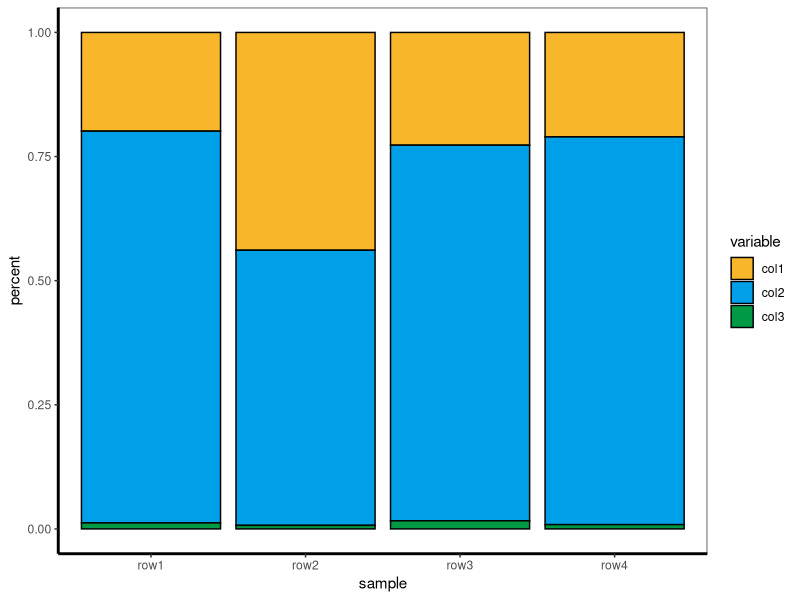

Source code (R):
library(reshape2)
library(ggplot2)
sample = c("row1","row2","row3","row4")
col1 = c(145074618,147727479,119838375,137302673)
col2 = c(575596288,186597397,399216860,509472869)
col3 = c(8828138,2406567,8611785,5621498)
mydat = data.frame(sample=sample,col1=col1,col2=col2,col3=col3)
md = melt(mydat,id=c("sample"),measure=c("col1","col2","col3"))

sample = c("row1","row2","row3","row4","row1","row2","row3","row4","row1","row2","row3","row4")
variable = c("col1","col1","col1","col1","col2","col2","col2","col2","col3","col3","col3","col3")
value = c(145074618,147727479,119838375,137302673,575596288,186597397,399216860,509472869,8828138,2406567,8611785,5621498)
md = data.frame(sample=sample,variable=variable,value=value)

col = c("#f8b62b","#00a0e9","#009944")
ggplot(data = md, mapping = aes(x = sample, y = value, fill = variable)) + # 解析数据
  geom_bar(stat = 'identity', position = 'fill',colour = 'black') + # 画图
  scale_fill_manual(values = col) +
  ylab('percent') + 
  theme_bw() + 
  theme(panel.grid=element_blank(),axis.line=element_line(size=1,colour="black"))